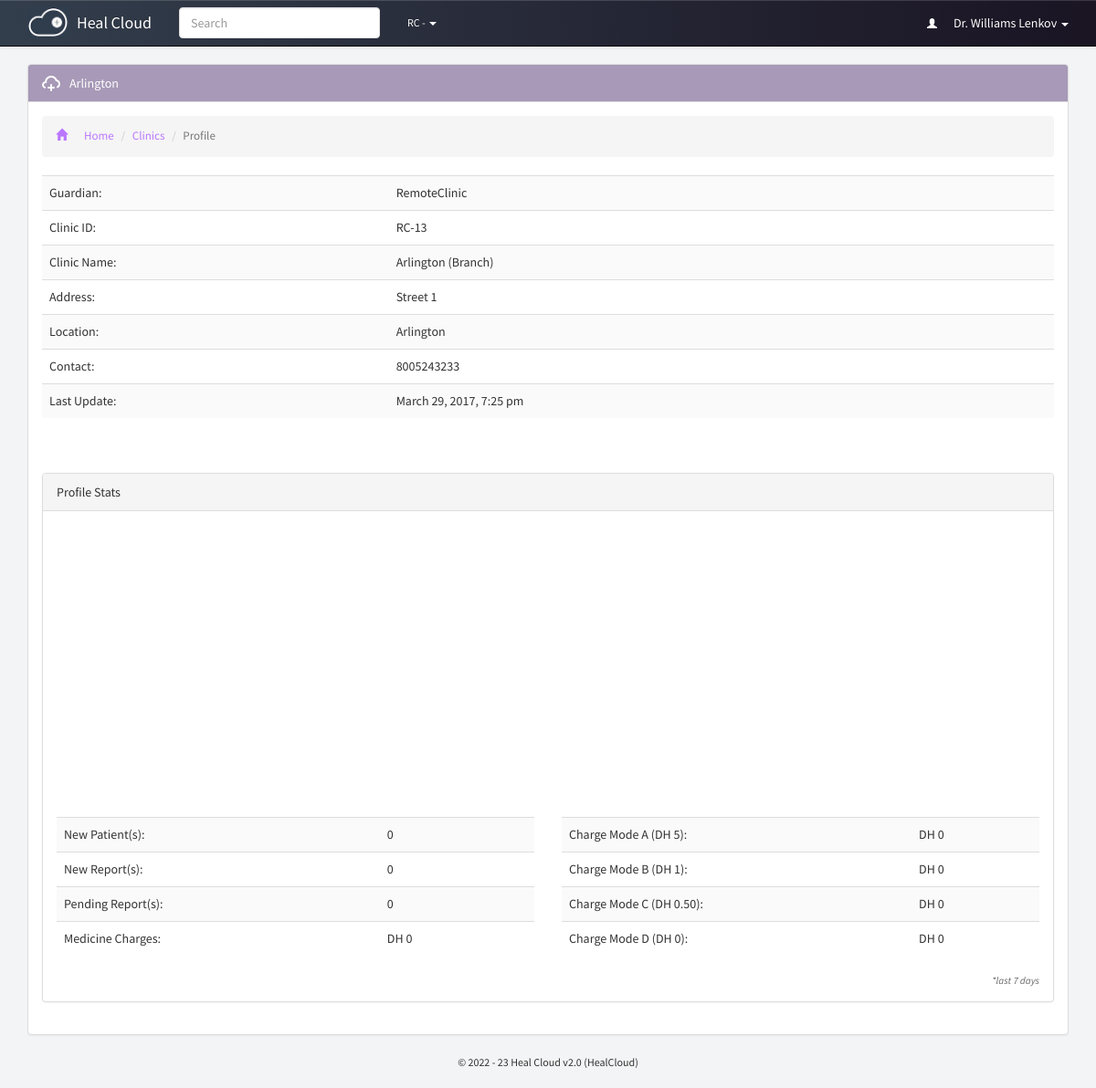
Page /clinics/profile.php?id=13 (signed in) on the committed database.
### tables this page shows
CREATE TABLE `p_branches_dir` (
  `id` bigint(20) NOT NULL,
  `guardian` varchar(250) NOT NULL,
  `name` varchar(250) NOT NULL,
  `address` varchar(250) NOT NULL,
  `location` varchar(250) NOT NULL,
  `contact` varchar(250) NOT NULL,
  `type` varchar(250) NOT NULL,
  `last_update` datetime NOT NULL
);

CREATE TABLE `p_global_permissions` (
  `id` varchar(250) NOT NULL DEFAULT '',
  `portal_name` varchar(250) NOT NULL,
  `version` varchar(250) NOT NULL,
  `guardian_short_name` varchar(250) NOT NULL,
  `guardian_name` varchar(250) NOT NULL,
  `register_patient` varchar(20) NOT NULL,
  `prescribe_patient` varchar(20) NOT NULL,
  `patients_directory` varchar(20) NOT NULL,
  `pending_prescriptions` varchar(20) NOT NULL,
  `add_staff` varchar(20) NOT NULL,
  `staff_directory` varchar(20) NOT NULL,
  `my_porfile` varchar(20) NOT NULL,
  `staff_profile` varchar(20) NOT NULL,
  `add_branch` varchar(20) NOT NULL,
  `branches_directory` varchar(20) NOT NULL,
  `global_settings` varchar(20) NOT NULL,
  `introduce_medicine` varchar(20) NOT NULL,
  `update_stock` varchar(20) NOT NULL,
  `consumed_stock_local` varchar(20) NOT NULL,
  `consumed_stock_global` varchar(20) NOT NULL,
  `opening_time` varchar(250) NOT NULL,
  `closing_time` varchar(250) NOT NULL,
  `during_close_time` varchar(20) NOT NULL,
  `theme` varchar(250) NOT NULL,
  `timezone` varchar(250) NOT NULL,
  `charge_mode_a` varchar(250) NOT NULL,
  `charge_mode_b` varchar(250) NOT NULL,
  `charge_mode_c` varchar(250) NOT NULL,
  `charge_mode_d` varchar(250) NOT NULL,
  `access_level_6` varchar(250) NOT NULL,
  `access_level_5` varchar(250) NOT NULL,
  `access_level_4` varchar(250) NOT NULL,
  `access_level_3` varchar(250) NOT NULL,
  `access_level_2` varchar(250) NOT NULL,
  `access_level_1` varchar(250) NOT NULL,
  `mobile_number` varchar(250) NOT NULL,
  `address` varchar(250) NOT NULL,
  `sign_level` varchar(250) NOT NULL,
  `medicine_directory` varchar(250) NOT NULL,
  `medicine_profile` varchar(250) NOT NULL,
  `patient_contact` varchar(250) NOT NULL,
  `patient_address` varchar(250) NOT NULL,
  `patient_email` varchar(250) NOT NULL,
  `edit_patient` varchar(250) NOT NULL,
  `manage_patients` varchar(250) NOT NULL,
  `auto_refresh` varchar(250) NOT NULL,
  `currency` varchar(250) NOT NULL,
  `charge_mode_a_value` int(20) NOT NULL,
  `charge_mode_b_value` int(20) NOT NULL,
  `charge_mode_c_value` int(20) NOT NULL,
  `charge_mode_d_value` int(20) NOT NULL,
  `updated_by` varchar(255) NOT NULL,
  `last_update` datetime NOT NULL,
  `recent_hours` varchar(250) NOT NULL
);

### pre-includes/regular-functions.php (called while the page is built, shortened)
<?php
$global_permission = mysqli_fetch_object(mysqli_query($con, "select * from p_global_permissions where id='1'"));
function get_global($query)
{
	global $con;
	$get_global = mysqli_fetch_object(mysqli_query($con, "select $query from p_global_permissions where id='1' "));
	return $get_global->$query;
}
function display_time($datetime)
{
	$processing = strtotime($datetime);
	$today = date("Y-m-d");
	$extract_day = (date("Y-m-d", $processing));
	if ($today == $extract_day) {
		$output = "" . date("g:i a", $processing) . " Today";
	} else {
		$output = date("F j, Y, g:i a", $processing);
	}
	return $output;
}
function charge_mode($mode)
{
	global $global_permission;
	if ($mode == "a") {
		$charge = "$global_permission->charge_mode_a";
	} else if ($mode == "b") {
		$charge = "$global_permission->charge_mode_b";
	} else if ($mode == "c") {
		$charge = "$global_permission->charge_mode_c";
	} else {
		$charge = "$global_permission->charge_mode_d";
	}
	return $charge;
}

### pre-includes/all.php (called while the page is built, shortened)
<?php
include "db.php";
require_once "regular-functions.php";
?>

### includes/initiate.php (called while the page is built)
<?php
	require_once "../pre-includes/all.php";
	require_once "libraries.php";
?>

### includes/patients.php (called while the page is built, shortened)
<?php
function count_today_patients($branch, $hours = NULL)
{
	global $con;
	$getting_total = mysqli_query($con, "select * from p_patients_dir where last_update > NOW() - INTERVAL $hours HOUR and branch='$branch'");
	$getting_total = mysqli_num_rows($getting_total);
	return $getting_total;
}
function count_today_reports($branch, $hours = NULL)
{
	global $con;
	$getting_total = mysqli_query($con, "select * from p_reports where last_update > NOW() - INTERVAL $hours HOUR  and branch='$branch'");
	$getting_total = mysqli_num_rows($getting_total);
	return $getting_total;
}
function count_today_preports($branch, $hours = NULL)
{
	global $con;
	$getting_total = mysqli_query($con, "select * from p_reports where signed_by='' and last_update > NOW() - INTERVAL $hours HOUR  and branch='$branch'");
	$getting_total = mysqli_num_rows($getting_total);
	return $getting_total;
}
function count_today_sales($branch, $hours = NULL)
{
	global $con;
	$sales = 0;
	$sql = mysqli_query($con, "select * from p_reports where last_update > NOW() - INTERVAL $hours HOUR and branch='$branch' and signed_by!='' ") or die(mysqli_error($con));
	return $sales;
}
function count_reports_charge_mode($charge, $branch, $hours = NULL)
{
	global $con;
	$getting_total = mysqli_query($con, "select * from p_reports where last_update > NOW() - INTERVAL $hours HOUR and charge='$charge' and branch='$branch'");
	$getting_total = mysqli_num_rows($getting_total);
	return $getting_total;
}

### includes/libraries.php (called while the page is built, shortened)
<?php
	include "patients.php";
function sns_header($title){
	require_once "../theme/htmlhead.php";
	require_once "../theme/header.php";
}
function sns_footer(){
	require_once "../theme/footer.php";
}
function show_recent_hours(){
	if(get_global('recent_hours') > 48):
		$total_hours = get_global('recent_hours');
		$total_hours = 3600 * $total_hours;
		$dtF = new \DateTime('@0');
		$dtT = new \DateTime("@$total_hours");
		return $dtF->diff($dtT)->format('%a days');
	else:
		return get_global('recent_hours').' hours';
	endif;
}
?>

### clinics/profile.php (the view, shortened to what this page needs)
<?php
    require_once "../includes/initiate.php";
	if(isset($_GET['id'])){$branch_id=$_GET['id'];}
?>
    <?php $clinic=mysqli_fetch_object(mysqli_query($con, "select * from p_branches_dir where id='$branch_id' "));?>
<div id="branch-profile" class="container page">
<div class="panel panel-default">
  <div class="panel-heading theme-branches"><span class="inlineicon network-mini"><?php echo "$clinic->name";?></span></div>
<div class="panel-body">
<ol class="breadcrumb link-branches">
  <li><a href="../dashboard"><i class="glyphicon glyphicon-home"></i>Home</a></li>
  <li><a href="../clinics/">Clinics</a></li>
  <li class="active">Profile</li>
</ol>
    <table class="table table-striped link-branches"><tbody>
    <tr><td>Guardian:</td><td><?php echo "$global_permission->guardian_name"?></td><td></td></tr>
    <tr><td>Clinic ID:</td><td><?php echo "$global_permission->guardian_short_name"?>-<?php echo "$clinic->id";?></td><td></td></tr>
    <tr><td>Clinic Name:</td><td><?php echo "$clinic->name";?> (<?php echo "$clinic->type";?>)</td><td></td></tr>
    <tr><td>Address:</td><td><?php echo "$clinic->address";?></td><td></td></tr>
    <tr><td>Location:</td><td><?php echo "$clinic->location";?></td><td></td></tr>
    <tr><td>Contact:</td><td><?php echo "$clinic->contact";?></td><td></td></tr>
    <tr><td>Last Update:</td><td><?php echo display_time("$clinic->last_update");?></td><td></td></tr>
    </tbody></table>
    <br><br>
    <div class="panel panel-default">
      <div class="panel-heading theme-bransches"><span class="inlineicon netwsork-mini">Profile Stats</span></div>
    <div class="panel-body">
    <div id="curve_chart" style="width: 100%; height: 300px;" class="center-chart"></div>
    <br>
      <div class="row">
        <div class="col-md-6">
        <table class="table table-striped link-branches"><tbody>
            <tr><td>New Patient(s):</td><td><?php echo count_today_patients($branch_id,get_global('recent_hours'));?></td><td></td></tr>
            <tr><td>New Report(s):</td><td><?php echo count_today_reports($branch_id,get_global('recent_hours'));?></td><td></td></tr>
            <tr><td>Pending Report(s):</td><td><?php echo count_today_preports($branch_id,get_global('recent_hours'));?></td><td></td></tr>
            <tr><td>Medicine Charges:</td><td><?php echo get_global('currency');?> <?php echo count_today_sales($branch_id,get_global('recent_hours'));?></td><td></td></tr>
        </tbody></table>
        </div>
        <div class="col-md-6">
        <table class="table table-striped link-branches"><tbody>
            <tr><td>Charge Mode A (<?php echo get_global('currency')." ".charge_mode("a");?>):</td><td><?php echo get_global('currency');?>  <?php echo charge_mode("a")*count_reports_charge_mode("a",$branch_id,get_global('recent_hours'));?></td><td></td></tr>
            <tr><td>Charge Mode B (<?php echo get_global('currency')." ".charge_mode("b");?>):</td><td><?php echo get_global('currency');?>  <?php echo charge_mode("b")*count_reports_charge_mode("b",$branch_id,get_global('recent_hours'));?></td><td></td></tr>
            <tr><td>Charge Mode C (<?php echo get_global('currency')." ".charge_mode("c");?>):</td><td><?php echo get_global('currency');?>  <?php echo charge_mode("c")*count_reports_charge_mode("c",$branch_id,get_global('recent_hours'));?></td><td></td></tr>
            <tr><td>Charge Mode D (<?php echo get_global('currency')." ".charge_mode("d");?>):</td><td><?php echo get_global('currency');?>  <?php echo charge_mode("d")*count_reports_charge_mode("d",$branch_id,get_global('recent_hours'));?></td><td></td></tr>
        </tbody></table>
        </div>
      </div>
      <div class="chart-note">*last <?php echo show_recent_hours();?></div>
    </div></div>
</div>
</div>
</div>
<div id="branch-profile" class="container spage">
<div class="row">
<div class="col-md-12">
</div>
</div></div>

### theme/css/main.css (style rules this page uses)
body, html { background: #f3f4f5; font-family: "Source Sans Pro", sans-serif; }
.page.container { margin-top: 70px; }
.panel-body:before { -webkit-clip-path: polygon(0 0, 100% 0, 100% 56%, 0 42%); clip-path: polygon(0 0, 100% 0, 100% 56%, 0 42%); background-color: #e2e8ec !important; }
.theme-branches { background: #a799b7 !important; color: #fff !important; }
.link-branches a { color: #ba77ff !important; }
.breadcrumb i { padding-right: 18px; }
.table-striped td { line-height: 21px !important; }
.panel-body li { list-style: none; padding: 5px 0; font-size: 13px; color: #333; }
.panel-default>.panel-heading { background-image: none; }
.table-striped>tbody>tr:nth-child(odd), .table-striped>tbody>tr:nth-child(odd)>td, .table-striped>tbody>tr:nth-child(odd)>th { background: #fafafa !important; }
.network-mini { background: url(../icons/network-mini.png) no-repeat 0 1px; padding-left: 30px; background-size: 20px auto; }
.center-chart { margin: 0 auto !important; width: 100%; font-family: "Source Sans Pro", sans-serif !important; }
.chart-note { text-align: right; font-size: 11px; color: #666; font-style: italic; }

### rows in the picture
p_branches_dir: name "Arlington", id "13", type "Branch", address "Street 1", location "Arlington", contact "8005243233", last_update "March 29, 2017, 7:25 pm"
p_global_permissions: guardian_name "RemoteClinic", guardian_short_name "RC", charge_mode_a "5", charge_mode_b "1", charge_mode_c "0.50", charge_mode_d "0"

### other values in the picture
get_global('portal_name') "Heal Cloud"
get_global('guardian_short_name') "RC"
staff_info("full_name") "Dr. Williams Lenkov"
count_today_patients($branch_id,get_global('recent_hours')) "0"
count_today_reports($branch_id,get_global('recent_hours')) "0"
count_today_preports($branch_id,get_global('recent_hours')) "0"
get_global('currency') "DH"
count_today_sales($branch_id,get_global('recent_hours')) "0"
show_recent_hours() "7 days"
get_global('version') "2.0"
